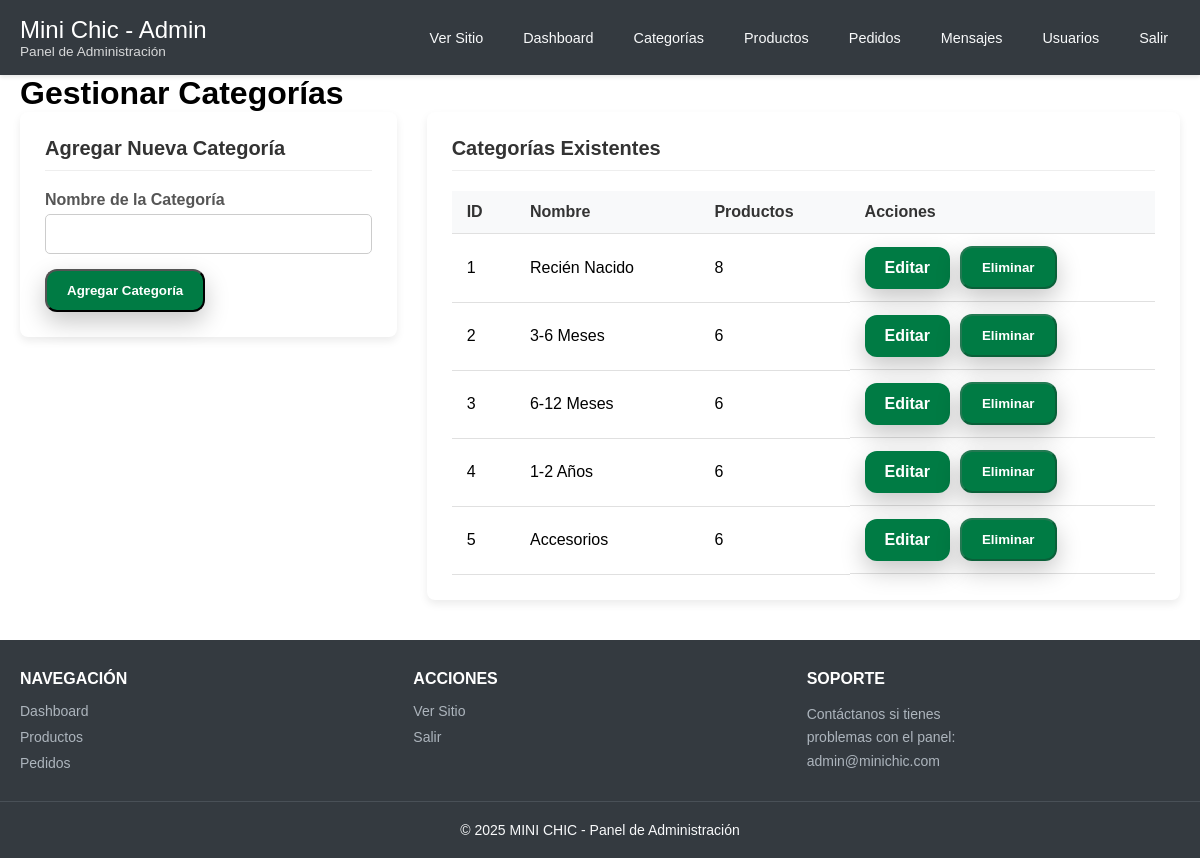
The page /administrador/pages/categorias.php (signed in) on the database its author committed.
### tables this page shows
CREATE TABLE categorias (
    id INT AUTO_INCREMENT PRIMARY KEY,
    nombre VARCHAR(50) NOT NULL,
    descripcion TEXT
);

### administrador/controllers/categorias_controller.php (called while the page is built, shortened)
<?php
require_once '../../config/database.php';
require_once '../models/Categoria.php';
$categoriaModel = new CategoriaModel($pdo);
$page_title = 'Gestionar Categorías';
$categorias = $categoriaModel->getAll();
?>

### administrador/models/Categoria.php (called while the page is built, shortened)
<?php
class CategoriaModel {
    private $pdo;
    public function __construct($pdo) {
        $this->pdo = $pdo;
    }
    public function getAll() {
        $stmt = $this->pdo->query("
            SELECT c.*, COUNT(p.id) as product_count
            FROM categorias c
            LEFT JOIN productos p ON c.id = p.categoria_id
            GROUP BY c.id
            ORDER BY c.id ASC
        ");
        return $stmt->fetchAll();
    }
}
?>

### administrador/pages/categorias.php (the view, shortened to what this page needs)
<?php
require_once '../controllers/categorias_controller.php';
include '../../public/componentes/admin_header.php';
?>
<link rel="stylesheet" href="/proyecto-01/administrador/styles/categorias.css">
<main class="container">
    <h1><?php echo $page_title; ?></h1>
    <div class="category-grid">
        <div class="form-container">
            <h2>Agregar Nueva Categoría</h2>
            <form action="/proyecto-01/administrador/pages/categorias.php" method="POST">
                <div class="form-group">
                    <label for="nombre">Nombre de la Categoría</label>
                    <input type="text" id="nombre" name="nombre" class="form-control" required>
                </div>
                <button type="submit" class="btn btn-primary">Agregar Categoría</button>
            </form>
        </div>
        <div class="table-responsive">
            <h2>Categorías Existentes</h2>
            <table class="table">
                <thead>
                    <tr>
                        <th>ID</th>
                        <th>Nombre</th>
                        <th>Productos</th>
                        <th>Acciones</th>
                    </tr>
                </thead>
                <tbody>
                    <?php if (empty($categorias)): ?>
                        <tr>
                            <td colspan="4" style="text-align: center;">No hay categorías creadas.</td>
                        </tr>
                    <?php else: ?>
                        <?php foreach ($categorias as $categoria): ?>
                            <tr>
                                <td><?php echo $categoria['id']; ?></td>
                                <td><?php echo htmlspecialchars($categoria['nombre']); ?></td>
                                <td><?php echo $categoria['product_count']; ?></td>
                                <td class="actions-cell-buttons">
                                    <a href="/proyecto-01/administrador/pages/editar_categoria.php?id=<?php echo $categoria['id']; ?>" class="btn btn-sm btn-secondary" title="Editar">Editar</a>
                                    <form action="/proyecto-01/administrador/pages/categorias.php" method="POST" style="display: inline-block;" onsubmit="return confirm('¿Estás seguro de que quieres eliminar esta categoría?');">
                                        <button type="submit" class="btn btn-sm btn-danger" title="Eliminar" <?php echo ($categoria['product_count'] > 0) ? 'disabled' : ''; ?>>Eliminar</button>
                                    </form>
                                </td>
                            </tr>
                        <?php endforeach; ?>
                    <?php endif; ?>
                </tbody>
            </table>
        </div>
    </div>
</main>
<?php
include '../../public/componentes/admin_footer.php';
?>

### public/global.css (style rules this page uses)
* { margin: 0; padding: 0; box-sizing: border-box; font-family: sans-serif; }
.container { max-width: 1300px; margin: 0 auto; padding: 0 20px; }
.btn { display: inline-block; background: #007B44; color: #fff; padding: 12px 20px; border-radius: 12px; font-weight: 700; text-decoration: none; box-shadow: 0 10px 24px rgba(0,0,0,.22); transition: background .2s, box-shadow .2s, transform .05s; }

### administrador/styles/categorias.css (style rules this page uses)
.category-grid { display: grid; grid-template-columns: 1fr 2fr; gap: 30px; align-items: flex-start; }
.form-container, .table-responsive { background-color: #fff; padding: 25px; border-radius: 8px; box-shadow: 0 4px 8px rgba(0,0,0,0.08); }
.form-container h2, .table-responsive h2 { margin-top: 0; margin-bottom: 20px; font-size: 1.25rem; color: #333; border-bottom: 1px solid #eee; padding-bottom: 10px; }
.form-group { margin-bottom: 15px; }
.form-group label { display: block; margin-bottom: 5px; font-weight: bold; color: #555; }
.form-control { width: 100%; padding: 10px; border: 1px solid #ccc; border-radius: 5px; font-size: 1rem; }
.table { width: 100%; border-collapse: collapse; }
.table th, .table td { padding: 12px 15px; text-align: left; border-bottom: 1px solid #e0e0e0; }
.table th { background-color: #f8f9fa; font-weight: bold; color: #333; }
.actions-cell-buttons { display: flex; gap: 10px; align-items: center; }

### rows shown on the page
categorias: id "1", nombre "Recién Nacido", product_count "8"
categorias: id "2", nombre "3-6 Meses", product_count "6"
categorias: id "3", nombre "6-12 Meses", product_count "6"
categorias: id "4", nombre "1-2 Años", product_count "6"
categorias: id "5", nombre "Accesorios", product_count "6"

### other values the page prints
$page_title "Gestionar Categorías"
